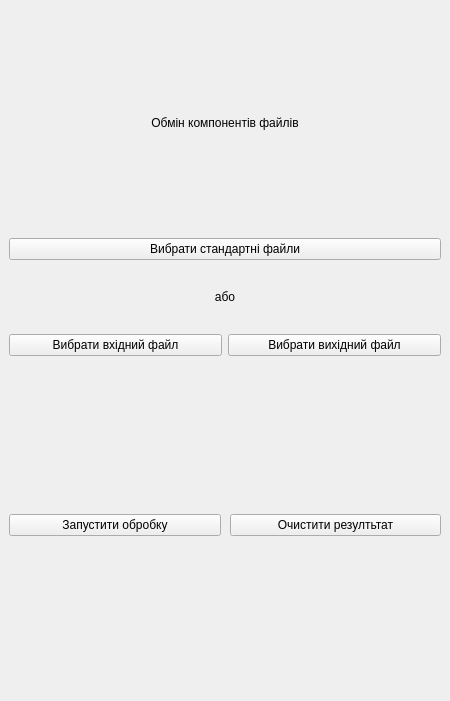
<?xml version="1.0" encoding="UTF-8"?>
<ui version="4.0">
 <class>MainWindow</class>
 <widget class="QMainWindow" name="MainWindow">
  <property name="geometry">
   <rect>
    <x>0</x>
    <y>0</y>
    <width>450</width>
    <height>701</height>
   </rect>
  </property>
  <property name="windowTitle">
   <string>MainWindow</string>
  </property>
  <widget class="QWidget" name="centralwidget">
   <layout class="QVBoxLayout" name="verticalLayout_3" stretch="2,2,6,1">
    <property name="topMargin">
     <number>14</number>
    </property>
    <property name="bottomMargin">
     <number>50</number>
    </property>
    <item>
     <widget class="QLabel" name="title">
      <property name="text">
       <string>Обмін компонентів файлів</string>
      </property>
      <property name="alignment">
       <set>Qt::AlignmentFlag::AlignCenter</set>
      </property>
     </widget>
    </item>
    <item>
     <layout class="QVBoxLayout" name="verticalLayout_2" stretch="2,1,2">
      <item>
       <widget class="QPushButton" name="pushButton_select_standard_files">
        <property name="text">
         <string>Вибрати стандартні файли</string>
        </property>
       </widget>
      </item>
      <item>
       <widget class="QLabel" name="label_2">
        <property name="text">
         <string>або</string>
        </property>
        <property name="alignment">
         <set>Qt::AlignmentFlag::AlignCenter</set>
        </property>
       </widget>
      </item>
      <item>
       <layout class="QVBoxLayout" name="verticalLayout">
        <item>
         <layout class="QHBoxLayout" name="horizontalLayout">
          <item>
           <widget class="QPushButton" name="pushButton_select_first_file">
            <property name="text">
             <string>Вибрати вхідний файл</string>
            </property>
           </widget>
          </item>
          <item>
           <widget class="QPushButton" name="pushButton_select_second_file">
            <property name="text">
             <string>Вибрати вихідний файл</string>
            </property>
           </widget>
          </item>
         </layout>
        </item>
        <item>
         <layout class="QHBoxLayout" name="horizontalLayout_3">
          <item>
           <widget class="QLabel" name="label_first_file">
            <property name="text">
             <string/>
            </property>
           </widget>
          </item>
          <item>
           <widget class="QLabel" name="label_second_file">
            <property name="text">
             <string/>
            </property>
           </widget>
          </item>
         </layout>
        </item>
       </layout>
      </item>
     </layout>
    </item>
    <item>
     <layout class="QHBoxLayout" name="horizontalLayout_2">
      <property name="spacing">
       <number>9</number>
      </property>
      <property name="topMargin">
       <number>51</number>
      </property>
      <item>
       <widget class="QPushButton" name="pushButton_run_processing">
        <property name="text">
         <string>Запустити обробку</string>
        </property>
       </widget>
      </item>
      <item>
       <widget class="QPushButton" name="pushButton_clear_results">
        <property name="text">
         <string>Очистити резултьтат</string>
        </property>
       </widget>
      </item>
     </layout>
    </item>
    <item>
     <widget class="QLabel" name="label_status">
      <property name="text">
       <string/>
      </property>
     </widget>
    </item>
   </layout>
  </widget>
 </widget>
 <resources/>
 <connections/>
</ui>
